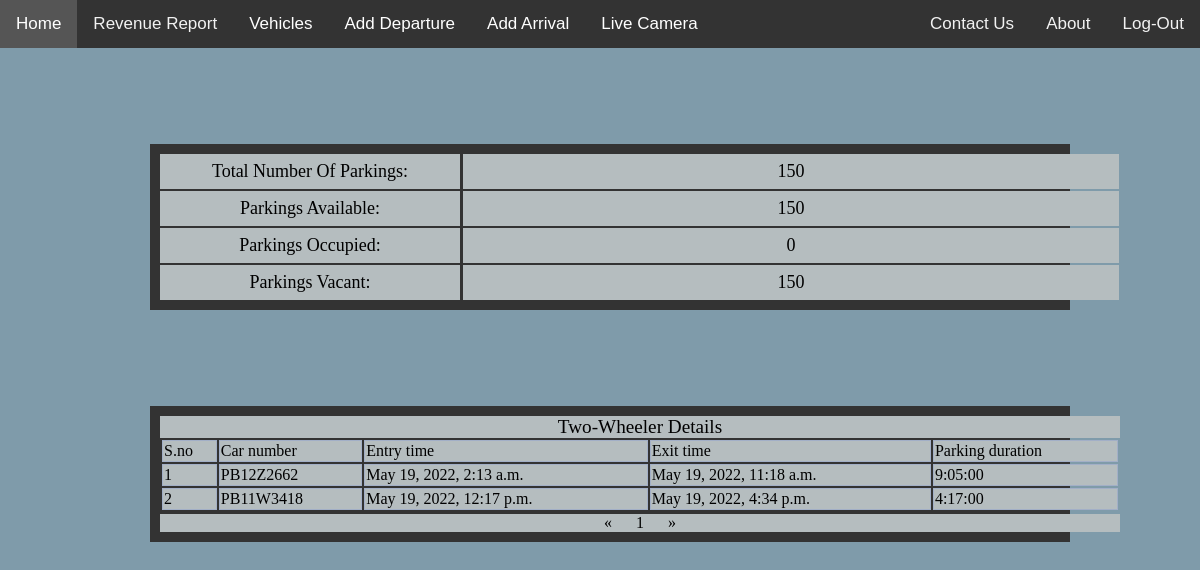
The page /vehicle-info/two-wheeler/ (signed in) on the database its author committed.
### app/models.py (models this page shows, shortened)
class Parking(models.Model):
    user = models.ForeignKey(User, on_delete = models.CASCADE)
    type = models.CharField(max_length=15)
    totalParkings = models.PositiveBigIntegerField()
    parkingsAvailable = models.PositiveBigIntegerField()
    parkingsOccupied = models.PositiveBigIntegerField()
    parkingsVacant = models.PositiveBigIntegerField()

class Vehicle(models.Model):
    user = models.ForeignKey(User, on_delete = models.CASCADE)
    type = models.CharField(max_length = 15)
    number = models.CharField(max_length = 15)
    entryTime = models.DateTimeField()
    exitTime = models.DateTimeField(null = True)
    parkingDuration = models.CharField(max_length = 70, null = True)

### app/views.py (the view, shortened to what this page needs)
# urls.py: path('vehicle-info/<slug:slug>/', views.vehicleInfo, name = 'vehicle_info'),
@login_required()
def vehicleInfo(request, slug):
    data = Vehicle.objects.filter(user = request.user, type = slug)
    parking = Parking.objects.get(user = request.user, type = slug)
    p = Paginator(data, 20)
    page = request.GET.get('page')
    if page is None:
        page = 1
    else:
        page = int(page)
    data = p.page(page)
    prev = 0
    next = 0
    if page<p.num_pages:
        next = page+1
    if page>0:
        prev = page-1
    return render(request, 'app/2Wheelers.html', {
            'data': data,
            'parking': parking,
            'curr': page,
            'pages':  p.page_range,
            'next': next,
            'prev': prev
        })

### app/templates/app/2Wheelers.html
{% extends 'app/base.html' %}
{% block body %}
<div class="grid-container">
    <div class="item1">Total Number Of Parkings:</div>
    <div class="ans1">{{parking.totalParkings}}</div>
    <div class="itme2">Parkings Available:</div>
    <div class="ans2">{{parking.parkingsAvailable}}</div>
    <div class="itme3">Parkings Occupied:</div>
    <div class="ans3">{{parking.parkingsOccupied}}</div>
    <div class="item4">Parkings Vacant:</div>
    <div class="ans4">{{parking.parkingsVacant}}</div>
</div>
<div class="table-container">
  <table style="width:100%">
  <caption class="hero" >Two-Wheeler Details</caption>
  <tr>
    <td>S.no</td>
    <td>Car number</td>
    <td>Entry time</td>
    <td>Exit time</td>
    <td>Parking duration</td>
  </tr>
  {% for vehicle in data %}
      <tr>
        <td>{{forloop.counter}}</td>
        <td>{{vehicle.number}}</td>
        <td>{{vehicle.entryTime}}</td>
        <td>{{vehicle.exitTime}}</td>
        <td>{{vehicle.parkingDuration}}</td>
      </tr>
      {% endfor %}
</table>
<div class="pagination">
  {% if prev %}
  <a href="{% url 'vehicle_info' 'two-wheeler' %}?page={{prev}}">&laquo;</a>
  {% else %}
  <a active>&laquo;</a>
  {% endif %}
  {% for page in pages %}
  {% if page == curr %}
  <a active >{{page}}</a>
  {% else %}
  <a href="{% url 'vehicle_info' 'two-wheeler' %}?page={{page}}">{{page}}</a>
  {% endif %}
  {% endfor %}
  {% if next %}
  <a href="{% url 'vehicle_info' 'two-wheeler' %}?page={{next}}">&raquo;</a>
  {% else %}
  <a active>&raquo;</a>
  {% endif %}
</div>
</div>
{% endblock body %}

### app/static/app/css/styles3.css (style rules this page uses)
body { margin:0 }
.grid-container { display: grid; grid-template-columns: auto auto; width: 75%; left: 12.5%; position: relative; row-gap: 0px; column-gap: 0px; padding: 0px; margin-top: 8%; text-align: center; }
.grid-container > div { font-size: 20px; font-size:large; padding: 7px; }

### app/static/app/css/styles2.css (style rules this page uses)
body { margin:0 }
.grid-container { display: grid; grid-template-columns: 300px 656px; width: 75%; left: 12.5%; position: relative; row-gap: 2px; column-gap: 3px; background-color: #333; padding: 10px; margin-top: 8%; }
.table-container { display: grid; grid-template-columns: 960px; width: 75%; left: 12.5%; position: relative; row-gap: 2px; column-gap: 3px; background-color: #333; padding: 10px; margin-top: 8%; }
.table, th, td { border:1px solid rgb(162, 175, 199); background-color: #b5bdbf; }
.pagination { display: inline-block; background-color: #b5bdbf; text-align: center; }
.pagination a { color: black; float: center; padding: 10px ; text-decoration: none; }
.hero { background-color: #b5bdbf; font-size: larger; }
.grid-container > div { background-color: #b5bdbf; font-size: 10px; font-size:large; padding: 7px; }

### rows shown on the page
Parking: totalParkings "150", parkingsAvailable "150", parkingsOccupied "0", parkingsVacant "150"
Vehicle: number "PB12Z2662", entryTime "May 19, 2022, 2:13 a.m.", exitTime "May 19, 2022, 11:18 a.m.", parkingDuration "9:05:00"
Vehicle: number "PB11W3418", entryTime "May 19, 2022, 12:17 p.m.", exitTime "May 19, 2022, 4:34 p.m.", parkingDuration "4:17:00"

### other values the page prints
{{ page }} "1"
